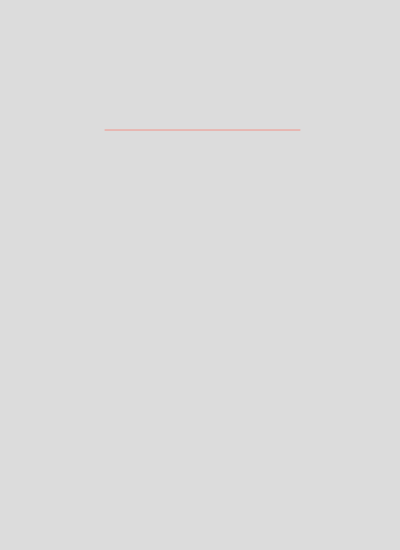
Frame 1 (no input)
Frame 60 (no input): identical to frame 1, image omitted
Frame 120 (the mouse pressed at the canvas centre since frame 60): identical to frame 1, image omitted

The p5.js sketch that drew this single still picture (run headless with seeded random() and noise() and a simulated clock; from frame 60 on, the mouse is pressed at the canvas centre):

// p5.js sketch
// ── sketch.js

function setup() {
  createCanvas(400, 550);
}

function draw() {

  background(220);
  stroke(`#F1948A`);
  line(105, 130, 300, 130);
}
